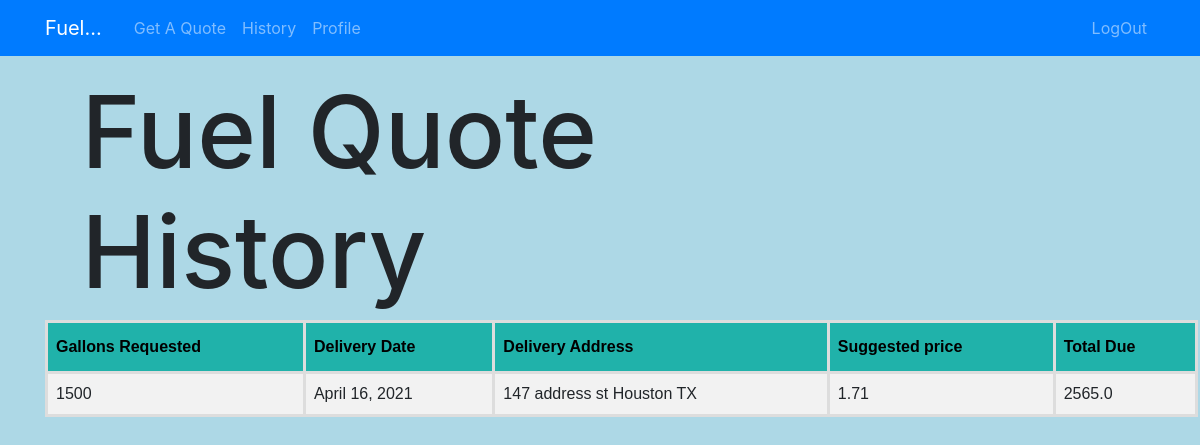
Page /fqh/ (signed in) on the earlier database version.
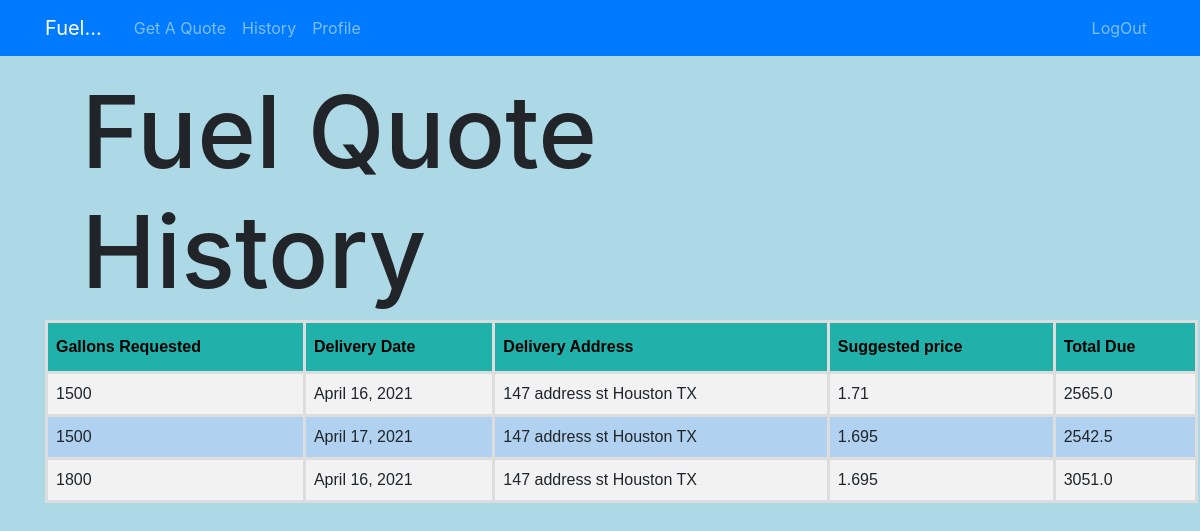
Same page on the later database version.
### FuelRatePredSys/models.py (models this page shows, shortened)
class Pricing_Module(models.Model):
	user = models.ForeignKey(User,on_delete=models.CASCADE,null=True)
	gallons_requested = models.IntegerField()
	delivery_date = models.DateField()
	delivery_address = models.CharField(max_length=100)
	suggested_price = models.FloatField()
	total_price = models.FloatField()

### FuelRatePredSys/views.py (the view)
# urls.py: path('fqh/', views.quote_history, name='FuelRatePredSys-fqh'),
def quote_history(request):
	form = FuelHistoryPage()
	history_list = Pricing_Module.objects.filter(user=request.user)
	args ={'history_list': history_list}
	return render(request, 'FuelRatePredSys/quote_history.html', args)

### FuelRatePredSys/templates/FuelRatePredSys/quote_history.html (shortened to what this page needs)
{% extends "FuelRatePredSys/base_loggedin.html"%}
{% load crispy_forms_tags %}
{% block content %}
<br><br><br>
<h1>Fuel Quote History</h1>
<head>
</head>
<table id="customers" style="width:158%">
    <tr>
        <th>Gallons Requested</th>
        <th>Delivery Date</th>
        <th>Delivery Address</th>
        <th>Suggested price</th>
        <th>Total Due</th>
    </tr>
    <form method="post" class="from-group">
        {% for PriceHistory in history_list %}
        <tr>
            <td align="left">{{ PriceHistory.gallons_requested}}</td>
            <td align="left">{{ PriceHistory.delivery_date }}</td>
            <td align="left">{{ PriceHistory.delivery_address }}</td>
            <td align="left">{{ PriceHistory.suggested_price }}</td>
            <td align="left">{{ PriceHistory.total_price}}</td>
        </tr>
        {% endfor %}
    </form>
</table>
{% endblock %}

### FuelRatePredSys/templates/FuelRatePredSys/base_loggedin.html (shortened to what this page needs)
{% load static %}
<!DOCTYPE html>
<html>
    <head>
    <link rel="stylesheet" href="https://maxcdn.bootstrapcdn.com/bootstrap/4.0.0/css/bootstrap.min.css">
    <link rel="stylesheet" type="text/css" href="{% static 'fuelpredictionsystem/main.css' %}">
      <link rel="stylesheet" href="https://stackpath.bootstrapcdn.com/bootstrap/4.2.1/css/bootstrap.min.css">
      <link href="https://stackpath.bootstrapcdn.com/font-awesome/4.7.0/css/font-awesome.min.css" rel="stylesheet">
      <link rel="stylesheet" href="https://cdnjs.cloudflare.com/ajax/libs/tempusdominus-bootstrap-4/5.1.2/css/tempusdominus-bootstrap-4.min.css" />
    </head>
    <body>
        <header class="site-header">
          <nav class="navbar navbar-expand-md navbar-dark bg-primary fixed-top">
            <div class="container">
              <a class="navbar-brand mr-4" href="/loginHome">Fuel...</a>
              <div class="collapse navbar-collapse" id="navbarToggle">
                <div class="navbar-nav mr-auto">
                  <a class="nav-item nav-link" href="/fqf">Get A Quote</a>
                  <a class="nav-iten nav-link" href="/fqh">History</a>
                  <a class="nav-item nav-link" href="/profile">Profile</a>
                </div>
                <div class="navbar-nav">
                  <a class="nav-item nav-link" href="/logout">LogOut</a>
                </div>
              </div>
            </div>
          </nav>
        </header>
        <main role="main" class="container">
            <div class="row">
              <div class="col-md-8">
                {% block content %}{% endblock %}
              </div>
            </div>
        </main>
    </body>
</html>

### FuelRatePredSys/static/FuelRatePredSys/css/main.css (style rules this page uses)
body { align-self: center; background-color: lightblue; margin-top: 5%; }
form { background-color: #b0d1f0e8; padding: 1%; }
h1 { padding-left: 5%; font-size: 100px; }
table { font-family: arial, sans-serif; border-collapse: collapse; width: 100%; background-color: #b0d1f0e8; padding: 5%; padding-left: 5%; }
nav { padding-bottom: 2000; }
td, th { border: 1px solid #dddddd; text-align: left; padding: 8px; }
tr:nth-child(even) { background-color: #dddddd; }

### FuelRatePredSys/templates/FuelRatePredSys/quote_history.html (style rules this page uses)
#customers { font-family: "Trebuchet MS", Arial, Helvetica, sans-serif; border-collapse: collapse; width: 100%; }
#customers td, #customers th { border: 3px solid #ddd; padding: 8px; }
#customers tr:nth-child(even) { background-color: #f2f2f2; }
#customers th { padding-top: 12px; padding-bottom: 12px; text-align: left; background-color: lightseagreen; color: Black; }

### FuelRatePredSys/templates/FuelRatePredSys/base_loggedin.html (style rules this page uses)
body { align-self: center; background-color: lightblue; }
form { background-color: #b0d1f0e8; padding: 1%; }
h1 { padding-left: 1%; font-size: 50px; }
table { font-family: arial, sans-serif; border-collapse: collapse; width: 100%; background-color: #b0d1f0e8; padding: 5%; padding-left: 5%; }
td, th { border: 1px solid #dddddd; text-align: left; padding: 8px; }
tr:nth-child(even) { background-color: #dddddd; }
h1 { padding-left: 5%; font-size: 100px; }

Differences in the rows shown:
added Pricing_Module: gallons_requested "1500", delivery_date "April 17, 2021", delivery_address "147 address st Houston TX", suggested_price "1.695", total_price "2542.5"
added Pricing_Module: gallons_requested "1800", delivery_date "April 16, 2021", delivery_address "147 address st Houston TX", suggested_price "1.695", total_price "3051.0"
